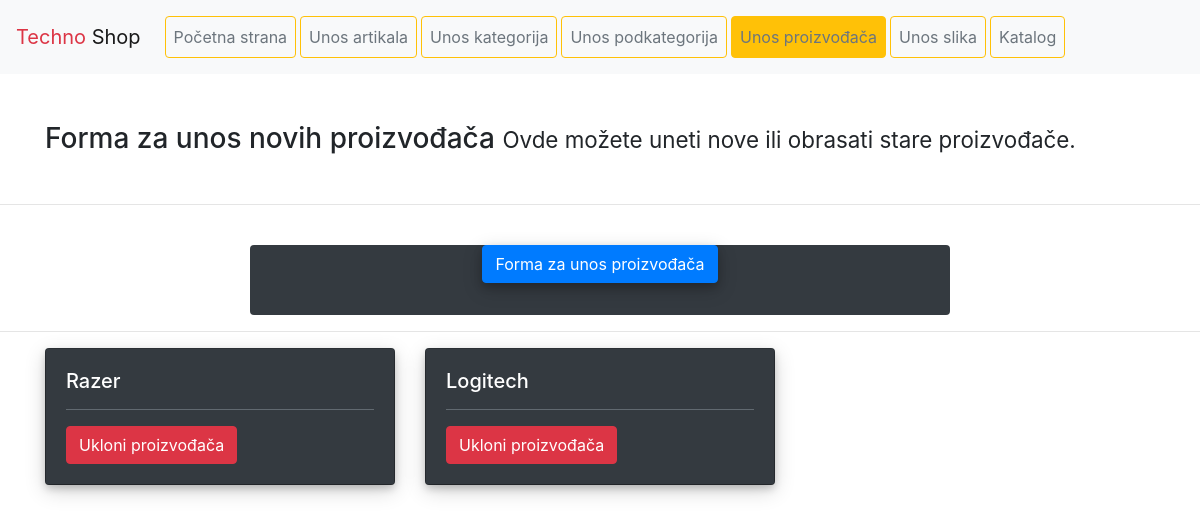
The page /php/proizvodjac/unosProizvodjac.php on the database as committed earlier.
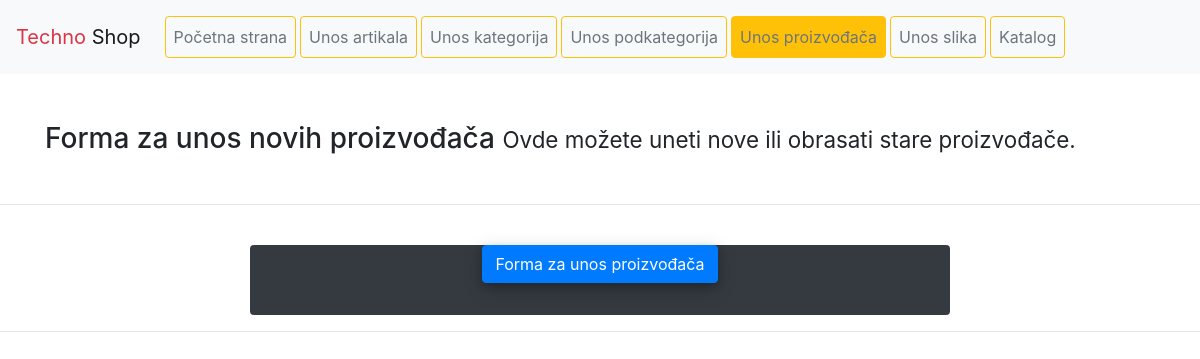
The same page on the database as committed later.
### tables this page shows
CREATE TABLE IF NOT EXISTS `Proizvodjac` (
  `proizvodjac_id` int(11) NOT NULL,
  `proizvodjac_naziv` varchar(128) NOT NULL
);

### php/proizvodjac/unosProizvodjac.php (the view, shortened to what this page needs)
<?php
include_once('../header.php');
?>
  <nav class="navbar navbar-expand-lg navbar-light bg-light">
    <a class="navbar-brand" href="../index.php"><span class="text-danger">Techno</span> <span>Shop</span></a>
    <div class="collapse navbar-collapse" id="navbarNavAltMarkup">
      <div class="navbar-nav p-1 m-1">
        <a href="../index.php" class="nav-link btn btn-outline-warning text-secondary mr-1">Početna strana</a>
        <a href="../artikli/unosArtikl.php" class="nav-link btn btn-outline-warning text-secondary mr-1">Unos artikala<span class="sr-only">(current)</span></a>
        <a href="../kategorije/unosKategorija.php" class="nav-link btn btn-outline-warning text-secondary mr-1">Unos kategorija</a>
        <a href="../podkategorije/unosPodkategorija.php" class="nav-link btn btn-outline-warning text-secondary mr-1">Unos podkategorija</a>
        <a href="../proizvodjac/unosProizvodjac.php" class="nav-link btn btn-outline-warning text-secondary mr-1 active">Unos proizvođača</a>
        <a href="../slike/unosSlika.php" class="nav-link btn btn-outline-warning text-secondary mr-1">Unos slika</a>
        <a href="../katalog/katalog.php" class="nav-link btn btn-outline-warning text-secondary">Katalog</a>
      </div>
    </div>
  </nav>
<br>
<br>
<div class="container">
    <h3>
        Forma za unos novih proizvođača
        <small>
            Ovde možete uneti nove ili obrasati stare proizvođače.
        </small>
    </h3>
</div>
<br>
<hr>
<br>
<div class="container col-lg-7 col-md-7 text-center bg-dark pb-3 rounded">
    <p>
        <a class="btn btn-primary"
           style="box-shadow: 0 4px 8px 0 rgba(0, 0, 0, 0.2), 0 6px 20px 0 rgba(0, 0, 0, 0.19);"
           data-toggle="collapse" href="#collapseExample" role="button" aria-expanded="false"
           aria-controls="collapseExample">
            Forma za unos proizvođača
        </a>
    </p>
</div>
<hr>
<div class="container">
    <div class="row">
        <?php
        try {
            $pdo = Database::connect();
            $query = $pdo->prepare(
                'SELECT * FROM TechnoShop.Proizvodjac'
            );
            $query->execute();
            while ($row = $query->fetch()) {
                echo '<div class="col-sm-4" style="margin-bottom: 2%;">
                <div class="card text-white bg-dark">
                    <div class="card-body" style="box-shadow: 0 4px 8px 0 rgba(0, 0, 0, 0.2), 0 6px 20px 0 rgba(0, 0, 0, 0.19);">
                        <h5 class="card-title">' . $row['proizvodjac_naziv'] . '</h5>
                        <hr class="bg-secondary">
                        <a href="ukloniProizvodjaca.php?id=' . $row['proizvodjac_id'] . '">
                            <button class="btn btn-danger">Ukloni proizvođača</button>
                        </a>
                    </div>
                </div>
            </div>';
            }
        } catch (PDOException $e) {
            echo $e->getMessage();
        }
        ?>
    </div>
</div>
</body>
</html>

Rows that differ between the two databases and show on the page:
removed proizvodjac: proizvodjac_naziv "Razer"
removed proizvodjac: proizvodjac_naziv "Logitech"
